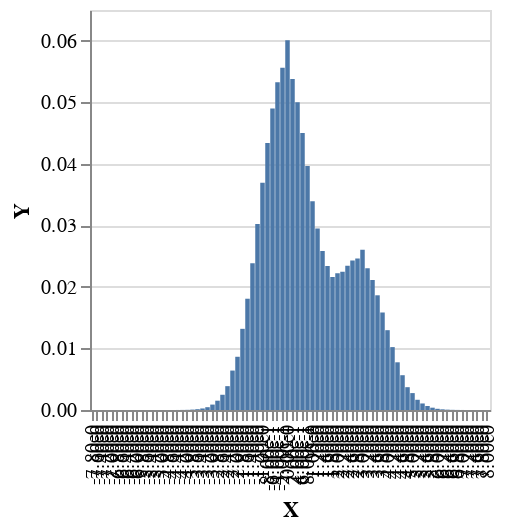

Notebook source saved alongside this figure:
### Markdown cell above
This will work for any distribution in principle, but in practice it is unfeasibly slow for complex distributions. That said, quite a few interesting distributions can be expressed, like this mixture of Gaussians:

### Code cell
model2 = do
    p <- bernoulli 0.7
    if p then normal 0 1 else normal 3 1

plotVega $ histogram 80 0.2 model2

### Figure 1 — Vega-Lite specification as saved in the notebook (floating-point values rounded to 4 significant figures)
{"$schema": "https://vega.github.io/schema/vega-lite/v4.json", "data": {"values": [{"X": "-7.80e0", "Y": 0}, {"X": "-7.60e0", "Y": 2.962e-14}, {"X": "-7.40e0", "Y": 1.826e-13}, {"X": "-7.20e0", "Y": 6.278e-13}, {"X": "-7.00e0", "Y": 2.863e-12}, {"X": "-6.80e0", "Y": 1.124e-11}, {"X": "-6.60e0", "Y": 4.096e-11}, {"X": "-6.40e0", "Y": 1.391e-10}, {"X": "-6.20e0", "Y": 4.416e-10}, {"X": "-6.00e0", "Y": 1.644e-09}, {"X": "-5.80e0", "Y": 5.289e-09}, {"X": "-5.60e0", "Y": 1.582e-08}, {"X": "-5.40e0", "Y": 4.417e-08}, {"X": "-5.20e0", "Y": 1.391e-07}, {"X": "-5.00e0", "Y": 3.803e-07}, {"X": "-4.80e0", "Y": 9.684e-07}, {"X": "-4.60e0", "Y": 2.309e-06}, {"X": "-4.40e0", "Y": 5.18e-06}, {"X": "-4.20e0", "Y": 1.275e-05}, {"X": "-4.00e0", "Y": 2.75e-05}, {"X": "-3.80e0", "Y": 6.382e-05}, {"X": "-3.60e0", "Y": 0.0001302}, {"X": "-3.40e0", "Y": 0.00025}, {"X": "-3.20e0", "Y": 0.0004545}, {"X": "-3.00e0", "Y": 0.0008792}, {"X": "-2.80e0", "Y": 0.001512}, {"X": "-2.60e0", "Y": 0.002476}, {"X": "-2.40e0", "Y": 0.003874}, {"X": "-2.20e0", "Y": 0.006409}, {"X": "-2.00e0", "Y": 0.00865}, {"X": "-1.80e0", "Y": 0.01319}, {"X": "-1.60e0", "Y": 0.01808}, {"X": "-1.40e0", "Y": 0.02384}, {"X": "-1.20e0", "Y": 0.03024}, {"X": "-1.00e0", "Y": 0.03692}, {"X": "-8.00e-1", "Y": 0.04337}, {"X": "-6.00e-1", "Y": 0.04901}, {"X": "-4.00e-1", "Y": 0.05325}, {"X": "-2.00e-1", "Y": 0.05561}, {"X": "0.00e0", "Y": 0.06009}, {"X": "2.00e-1", "Y": 0.05379}, {"X": "4.00e-1", "Y": 0.05002}, {"X": "6.00e-1", "Y": 0.04501}, {"X": "8.00e-1", "Y": 0.03965}, {"X": "1.00e0", "Y": 0.03394}, {"X": "1.20e0", "Y": 0.02949}, {"X": "1.40e0", "Y": 0.02583}, {"X": "1.60e0", "Y": 0.0234}, {"X": "1.80e0", "Y": 0.02161}, {"X": "2.00e0", "Y": 0.02223}, {"X": "2.20e0", "Y": 0.02245}, {"X": "2.40e0", "Y": 0.02346}, {"X": "2.60e0", "Y": 0.02429}, {"X": "2.80e0", "Y": 0.02463}, {"X": "3.00e0", "Y": 0.02605}, {"X": "3.20e0", "Y": 0.02303}, {"X": "3.40e0", "Y": 0.02111}, {"X": "3.60e0", "Y": 0.01864}, {"X": "3.80e0", "Y": 0.01584}, {"X": "4.00e0", "Y": 0.01297}, {"X": "4.20e0", "Y": 0.01022}, {"X": "4.40e0", "Y": 0.007751}, {"X": "4.60e0", "Y": 0.005654}, {"X": "4.80e0", "Y": 0.003707}, {"X": "5.00e0", "Y": 0.002747}, {"X": "5.20e0", "Y": 0.00166}, {"X": "5.40e0", "Y": 0.001061}, {"X": "5.60e0", "Y": 0.0006481}, {"X": "5.80e0", "Y": 0.0003768}, {"X": "6.00e0", "Y": 0.0001948}, {"X": "6.20e0", "Y": 0.0001072}, {"X": "6.40e0", "Y": 5.58e-05}, {"X": "6.60e0", "Y": 2.735e-05}, {"X": "6.80e0", "Y": 1.179e-05}, {"X": "7.00e0", "Y": 5.465e-06}, {"X": "7.20e0", "Y": 2.22e-06}, {"X": "7.40e0", "Y": 9.897e-07}, {"X": "7.60e0", "Y": 4.15e-07}, {"X": "7.80e0", "Y": 1.63e-07}, {"X": "8.00e0", "Y": 5.962e-08}]}, "encoding": {"x": {"field": "X", "sort": ["-7.80e0", "-7.60e0", "-7.40e0", "-7.20e0", "-7.00e0", "-6.80e0", "-6.60e0", "-6.40e0", "-6.20e0", "-6.00e0", "-5.80e0", "-5.60e0", "-5.40e0", "-5.20e0", "-5.00e0", "-4.80e0", "-4.60e0", "-4.40e0", "-4.20e0", "-4.00e0", "-3.80e0", "-3.60e0", "-3.40e0", "-3.20e0", "-3.00e0", "-2.80e0", "-2.60e0", "-2.40e0", "-2.20e0", "-2.00e0", "-1.80e0", "-1.60e0", "-1.40e0", "-1.20e0", "-1.00e0", "-8.00e-1", "-6.00e-1", "-4.00e-1", "-2.00e-1", "0.00e0", "2.00e-1", "4.00e-1", "6.00e-1", "8.00e-1", "1.00e0", "1.20e0", "1.40e0", "1.60e0", "1.80e0", "2.00e0", "2.20e0", "2.40e0", "2.60e0", "2.80e0", "3.00e0", "3.20e0", "3.40e0", "3.60e0", "3.80e0", "4.00e0", "4.20e0", "4.40e0", "4.60e0", "4.80e0", "5.00e0", "5.20e0", "5.40e0", "5.60e0", "5.80e0", "6.00e0", "6.20e0", "6.40e0", "6.60e0", "6.80e0", "7.00e0", "7.20e0", "7.40e0", "7.60e0", "7.80e0", "8.00e0"], "type": "nominal"}, "y": {"field": "Y", "type": "quantitative"}}, "height": 200, "mark": "bar", "width": 200}
